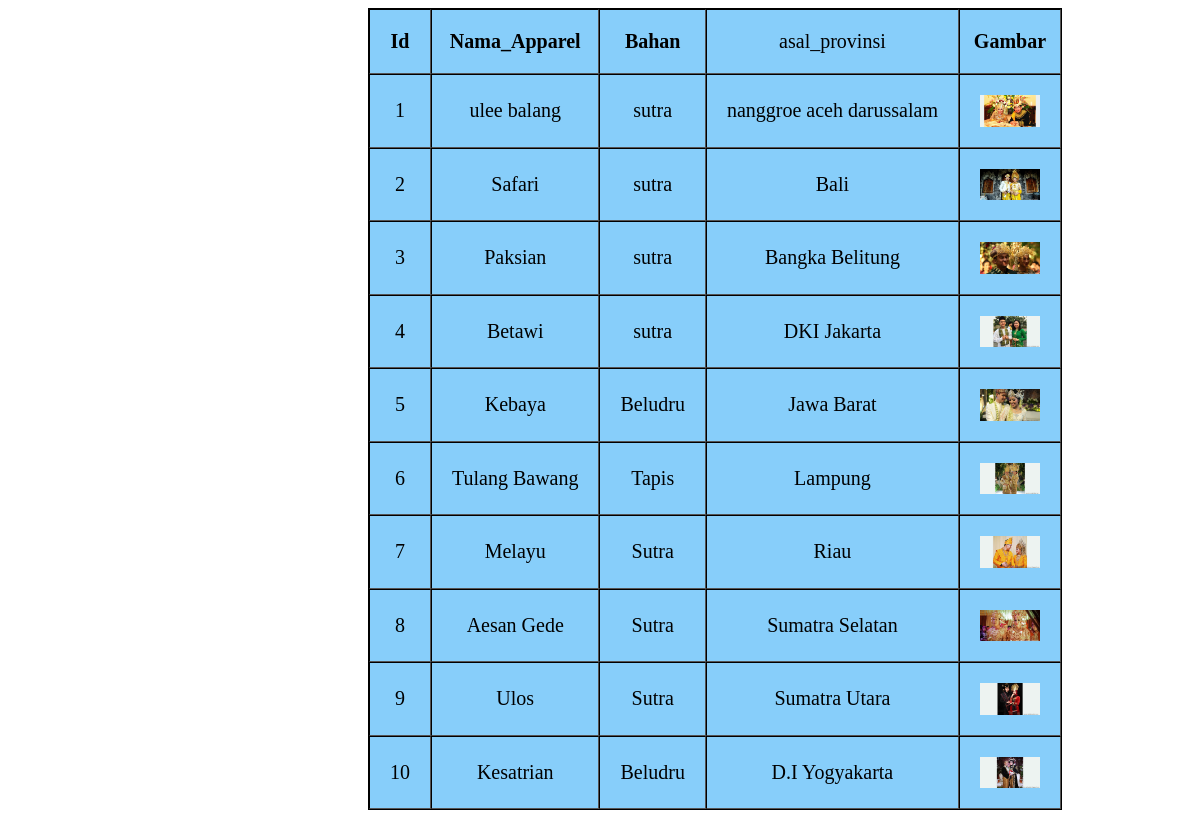
/praktikum/P5_SENIN13_193040010/latihan5a.php, run on the app's committed database.
### tables this page shows
CREATE TABLE `apparel` (
  `id` int(11) NOT NULL,
  `Nama_Apparel` char(50) DEFAULT NULL,
  `bahan` char(11) DEFAULT NULL,
  `asal_provinsi` char(50) DEFAULT NULL,
  `Gambar` char(50) DEFAULT NULL
);

### praktikum/P5_SENIN13_193040010/latihan5a.php (the view, shortened to what this page needs)
<?php
$conn = mysqli_connect("localhost", "root", "") or die("koneksi ke DB gagal");
mysqli_select_db($conn, "tubes_193040010") or die("Database salah!");
$result = mysqli_query($conn, "SELECT * FROM apparel")
?>
<html>
<head>
</head>
<body>
  <div class="container">
    <table cellpading="10" cellspacing="0" border="1">
      <tr>
        <th>Id</th>
        <th>Nama_Apparel</th>
        <th>Bahan</th>
        <td>asal_provinsi</td>
        <th>Gambar</th>
      </tr>
      <?php $i = 1 ?>
      <?php while ($row = mysqli_fetch_assoc($result)) : ?>
        <tr>
          <td><?= $i ?></td>
          <td><?= $row["Nama_Apparel"]; ?></td>
          <td><?= $row["bahan"]; ?></td>
          <td><?= $row["asal_provinsi"]; ?></td>
          <td><img width="60px" src="img/<?= $row["Gambar"]; ?>"></td>
        </tr>
        <?php $i++ ?>
      <?php endwhile;  ?>
    </table>
</body>
</html>

### praktikum/P5_SENIN13_193040010/latihan5a.php (style rules this page uses)
body { padding-left: 30%; }
table { background-color: lightskyblue; border: 1px solid black; text-align: center; font-size: 20px; }
td { padding: 20px; }

### data on the page
apparel: Nama_Apparel "ulee balang", bahan "sutra", asal_provinsi "nanggroe aceh darussalam", Gambar (picture)
apparel: Nama_Apparel "Safari", bahan "sutra", asal_provinsi "Bali", Gambar (picture)
apparel: Nama_Apparel "Paksian", bahan "sutra", asal_provinsi "Bangka Belitung", Gambar (picture)
apparel: Nama_Apparel "Betawi", bahan "sutra", asal_provinsi "DKI Jakarta", Gambar (picture)
apparel: Nama_Apparel "Kebaya", bahan "Beludru", asal_provinsi "Jawa Barat", Gambar (picture)
apparel: Nama_Apparel "Tulang Bawang", bahan "Tapis", asal_provinsi "Lampung", Gambar (picture)
apparel: Nama_Apparel "Melayu", bahan "Sutra", asal_provinsi "Riau", Gambar (picture)
apparel: Nama_Apparel "Aesan Gede", bahan "Sutra", asal_provinsi "Sumatra Selatan", Gambar (picture)
apparel: Nama_Apparel "Ulos", bahan "Sutra", asal_provinsi "Sumatra Utara", Gambar (picture)
apparel: Nama_Apparel "Kesatrian", bahan "Beludru", asal_provinsi "D.I Yogyakarta", Gambar (picture)
